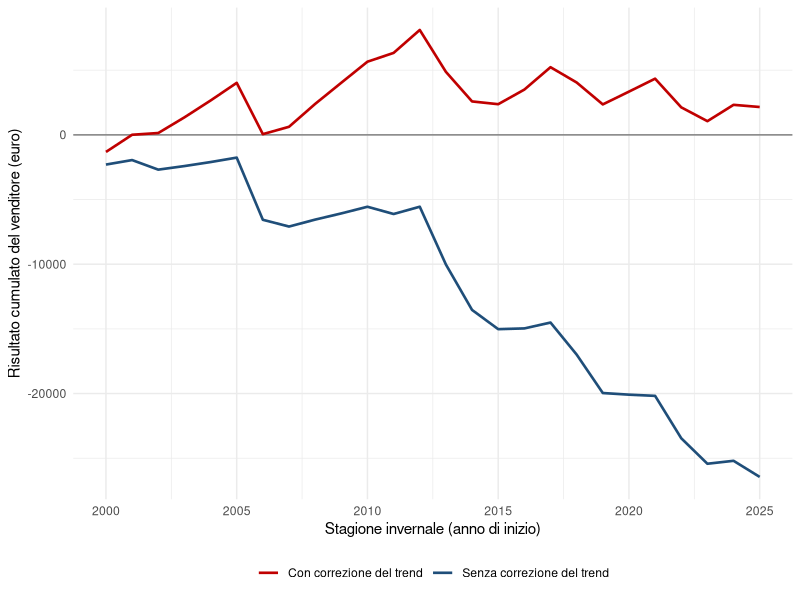

Write the R code that produced this figure.
# 06 - Verifica fuori campione: stagioni dal 2000/01 al 2025/26
#
# Per ogni stagione uso solo le stagioni precedenti e confronto la burn analysis
# senza correzione del trend con quella con correzione del trend.
# Il premio e attualizzato con l'Euribor a 6 mesi di ottobre di ciascun anno.
#
# Input:  risultati/indice_hdd.csv (prodotto dallo script 02)
#         dati/euribor_6m_bce.csv  (portale dati BCE)
# Output: risultati/tab_backtest.csv
#         risultati/06_backtest.txt
#         grafici/figura13_backtest.png

# directory di lavoro: la cartella principale del repository 
library(ggplot2)

indice <- read.csv("risultati/indice_hdd.csv")
euribor <- read.csv("dati/euribor_6m_bce.csv")

tick <- 20

payoff_put <- function(indice_hdd, strike_put) {
  tick * pmax(strike_put - indice_hdd, 0)
}

risultati <- data.frame()

for (s in 2000:2025) {
  passato <- subset(indice, stagione < s)
  realizzato <- indice$HDD[indice$stagione == s]

  # tasso e fattore di sconto disponibili al 31 ottobre dell'anno s
  r <- euribor$tasso[euribor$mese == paste0(s, "-10")] / 100
  sconto <- exp(-r * 151 / 365)

  # strike: media delle ultime dieci stagioni, arrotondata alla decina
  K <- round(mean(tail(passato$HDD, 10)) / 10) * 10

  # senza correzione del trend
  previsione_grezza <- mean(passato$HDD)
  premio_grezzo <- sconto * mean(payoff_put(passato$HDD, K))

  # con correzione del trend
  passato$t <- passato$stagione - 1973
  trend <- lm(HDD ~ t, data = passato)
  previsione_detrend <- coef(trend)[1] + coef(trend)[2] * (s - 1973)
  detrend <- passato$HDD - fitted(trend) + previsione_detrend
  premio_detrend <- sconto * mean(payoff_put(detrend, K))

  # risultato di chi vende la put: premio incassato meno payoff pagato (attualizzato)
  pagato <- sconto * payoff_put(realizzato, K)

  riga <- data.frame(stagione = s, tasso = r, strike = K, realizzato = realizzato,
                     previsione_grezza = previsione_grezza,
                     previsione_detrend = previsione_detrend,
                     premio_grezzo = premio_grezzo, premio_detrend = premio_detrend,
                     payoff = pagato,
                     risultato_grezzo = premio_grezzo - pagato,
                     risultato_detrend = premio_detrend - pagato)
  risultati <- rbind(risultati, riga)
}

risultati$errore_grezzo <- risultati$previsione_grezza - risultati$realizzato
risultati$errore_detrend <- risultati$previsione_detrend - risultati$realizzato
write.csv(risultati, "risultati/tab_backtest.csv", row.names = FALSE)

sintesi <- data.frame(
  impostazione = c("Senza correzione del trend", "Con correzione del trend"),
  errore_medio = c(mean(risultati$errore_grezzo), mean(risultati$errore_detrend)),
  errore_assoluto_medio = c(mean(abs(risultati$errore_grezzo)), mean(abs(risultati$errore_detrend))),
  stagioni_sovrastimate = c(sum(risultati$errore_grezzo > 0), sum(risultati$errore_detrend > 0)),
  premio_medio = c(mean(risultati$premio_grezzo), mean(risultati$premio_detrend)),
  risultato_cumulato = c(sum(risultati$risultato_grezzo), sum(risultati$risultato_detrend)),
  stagioni_in_perdita = c(sum(risultati$risultato_grezzo < 0), sum(risultati$risultato_detrend < 0))
)

capture.output(
  print(sintesi),
  cat("\nPayoff medio pagato:", mean(risultati$payoff), "\n"),
  cat("Stagioni in cui la put e stata esercitata:", sum(risultati$payoff > 0), "su", nrow(risultati), "\n"),
  cat("Strike minimo e massimo:", range(risultati$strike), "\n"),
  cat("Euribor di ottobre minimo e massimo (%):", 100 * range(risultati$tasso), "\n"),
  file = "risultati/06_backtest.txt"
)

# Figura 13: risultato cumulato del venditore della put
risultati$cumulato_grezzo <- cumsum(risultati$risultato_grezzo)
risultati$cumulato_detrend <- cumsum(risultati$risultato_detrend)

grafico <- ggplot(risultati, aes(x = stagione)) +
  geom_hline(yintercept = 0, colour = "grey50") +
  geom_line(aes(y = cumulato_grezzo, colour = "Senza correzione del trend"), linewidth = 0.9) +
  geom_line(aes(y = cumulato_detrend, colour = "Con correzione del trend"), linewidth = 0.9) +
  scale_colour_manual(values = c("Senza correzione del trend" = "#1f4e79",
                                 "Con correzione del trend" = "#c00000")) +
  labs(x = "Stagione invernale (anno di inizio)",
       y = "Risultato cumulato del venditore (euro)", colour = NULL) +
  theme_minimal() +
  theme(legend.position = "bottom")

ggsave("grafici/figura13_backtest.png", grafico, width = 16, height = 9, units = "cm", dpi = 300)
